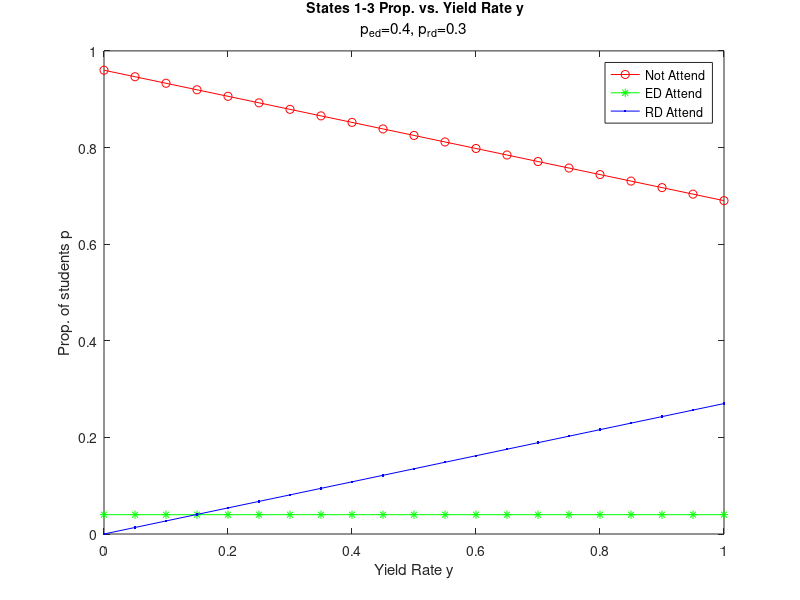

Write the MATLAB code that produced this figure.
clear all; close all;

n = 20; % number of intervals
for i = 0:n
ped = 0.4; % College's ED acceptance rate
prd = 0.3; % College's RD acceptance rate
y = i*(1/n); % RD yield rate

a = 1;
r = a*(ped-prd); % we make proportion of ppl applying ED proportional to difference in ped and prd
r2 = 1-r;

% States 1-7: Rejected, ED Attend, RD Attend, ED pool, RD pool, RD Admit,
% original pool

% transition matrix
A=[1 0 0 1-ped 1-prd 1-y 0
   0 1 0 ped 0 0 0 
   0 0 1 0 0 y 0
   0 0 0 0 0 0 r
   0 0 0 0 0 0 r2
   0 0 0 0 prd 0 0
   0 0 0 0 0 0 0];

% starting condition: all in state final state
ci = [0 0 0 0 0 0 1]';
ciFinal = (A^3*ci)';

C1(i+1) = ciFinal(1); %avoid 0 indexing
C2(i+1) = ciFinal(2);
Cn(i+1) = ciFinal(3);
end

figure;
plot((0:n)/n, C1,'-ro');
hold on;
plot((0:n)/n, C2,'-g*');
hold on;
plot((0:n)/n, Cn,'-b.');
xlim([0 1])
ylim([0 1])
legend('Not Attend','ED Attend','RD Attend');
xlabel('{Yield Rate y}');
ylabel('{Prop. of students p}');
title({'{\bf\fontsize{14} States 1-3 Prop. vs. Yield Rate y}'; 'p_{ed}=0.4, p_{rd}=0.3'},'FontWeight','Normal');